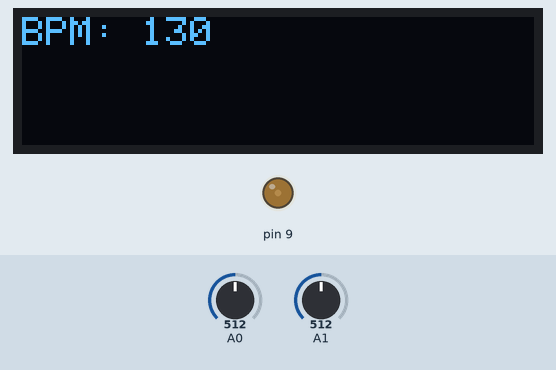
Bench run of a sketch on a simulated Arduino Uno, built with avr-gcc and run on an emulated ATmega328P. Parts: 128×32 one-colour display, output pins drawn as LEDs (lit = HIGH). The test bench sets the inputs (shaded band); at power-on: A0 = 512, A1 = 512.

Above: at 2.85 s.
3.4 s: A0 set to 716
6.0 s: A1 set to 0
At 6.9 s:
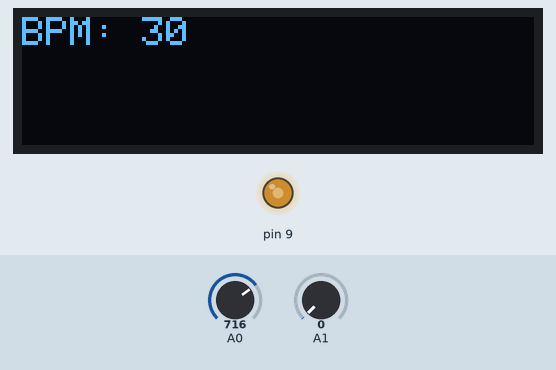
7.9 s: A0 set to 900
10.8 s: A1 set to 122
At 11.9 s:
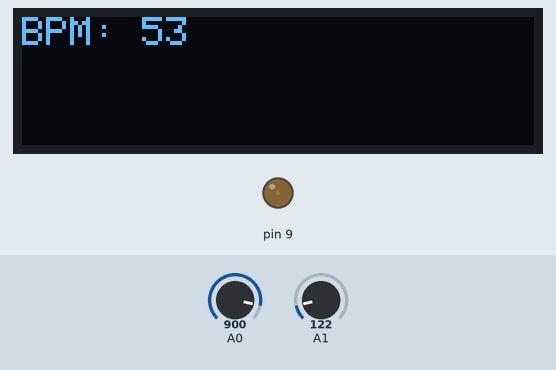
12.4 s: A1 set to 306
At 13.14 s:
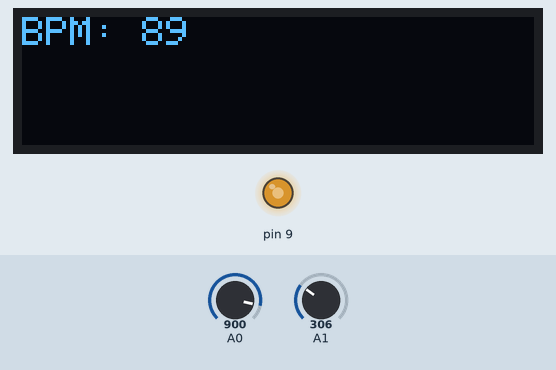
Timing chart, 0 to 15.4 s (numbered marks = the images above; inputs shaded):
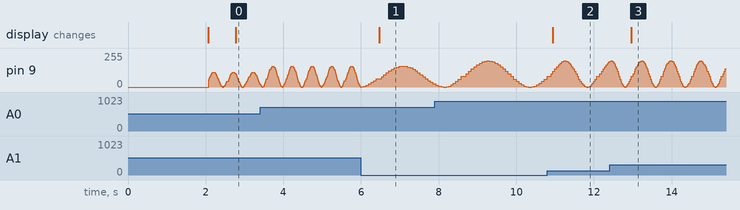

The sketch:

BHMpump.ino
```cpp
#include <SPI.h>
#include <Wire.h>
#include <Adafruit_GFX.h>
#include <Adafruit_SSD1306.h>

// The pins for I2C are defined by the Wire-library.
// On an arduino UNO:       A4(SDA), A5(SCL)
#define SCREEN_WIDTH 128 // in pixels
#define SCREEN_HEIGHT 32
#define OLED_RESET     4 // Reset pin #
#define SCREEN_ADDRESS 0x3C ///< See datasheet for Address; 0x3D for 128x64, 0x3C for 128x32
Adafruit_SSD1306 display(SCREEN_WIDTH, SCREEN_HEIGHT, &Wire, OLED_RESET);

//SickKids logo
#define SKLOGO_WIDTH    128
#define SKLOGO_HEIGHT   32
static const unsigned char PROGMEM skLogo_bmp[] =
{ 0x00, 0x00, 0x00, 0x00, 0x00, 0x00, 0x00, 0x00, 0x00, 0x00, 0x00, 0x00, 0x00, 0x00, 0x00, 0x00,
  0x00, 0x00, 0x1f, 0x00, 0x00, 0x00, 0x00, 0x00, 0x00, 0x00, 0x00, 0x00, 0x00, 0x00, 0x00, 0x00,
  0x00, 0x00, 0x3f, 0xc3, 0xe0, 0x00, 0x3e, 0x00, 0x78, 0x3c, 0x78, 0x00, 0xf0, 0x00, 0x00, 0x00,
  0x00, 0x00, 0xff, 0xc3, 0xe0, 0x00, 0x3e, 0x00, 0x78, 0x3c, 0x78, 0x00, 0xf0, 0x00, 0x00, 0x00,
  0x00, 0x00, 0xff, 0xe3, 0xe0, 0x00, 0x3e, 0x00, 0x78, 0x78, 0x78, 0x00, 0xf0, 0x00, 0x00, 0x00,
  0x00, 0x01, 0xff, 0xe3, 0xe0, 0x00, 0x3e, 0x00, 0x78, 0x78, 0x78, 0x00, 0xf0, 0x00, 0x00, 0x00,
  0x00, 0x01, 0xf1, 0xf0, 0x00, 0x00, 0x3e, 0x00, 0x78, 0x70, 0x00, 0x00, 0xf0, 0x00, 0x00, 0x00,
  0x00, 0x01, 0xf1, 0xf0, 0x00, 0x00, 0x3e, 0x00, 0x78, 0xf0, 0x00, 0x00, 0xf0, 0x00, 0x00, 0x00,
  0x00, 0x01, 0xf0, 0xf0, 0x00, 0x00, 0x3e, 0x00, 0x78, 0xf0, 0x00, 0x00, 0xf0, 0x00, 0x00, 0x00,
  0x00, 0x01, 0xf0, 0xf0, 0x00, 0x00, 0x3e, 0x00, 0x79, 0xe0, 0x00, 0x00, 0xf0, 0x00, 0x00, 0x00,
  0x00, 0x01, 0xf0, 0x03, 0xe0, 0xfc, 0x3e, 0x3c, 0x79, 0xe0, 0x00, 0x1c, 0xf0, 0x38, 0x00, 0x00,
  0x00, 0x01, 0xf8, 0x03, 0xe1, 0xfe, 0x3e, 0x78, 0x79, 0xc0, 0x78, 0x7f, 0xf0, 0xfe, 0x00, 0x00,
  0x00, 0x00, 0xfc, 0x03, 0xe3, 0xfe, 0x3e, 0x78, 0x7b, 0xe0, 0x78, 0x7f, 0xf1, 0xfe, 0x00, 0x00,
  0x00, 0x00, 0xfe, 0x03, 0xe3, 0xdf, 0x3e, 0x70, 0x7f, 0xe0, 0x78, 0x79, 0xf1, 0xc7, 0x00, 0x00,
  0x00, 0x00, 0x7f, 0x03, 0xe7, 0xcf, 0x3e, 0xf0, 0x7f, 0xe0, 0x78, 0xf0, 0xf3, 0xc7, 0x00, 0x00,
  0x00, 0x00, 0x7f, 0x83, 0xe7, 0xcf, 0x3f, 0xe0, 0x7f, 0xe0, 0x78, 0xf0, 0xf3, 0xc0, 0x00, 0x00,
  0x00, 0x00, 0x3f, 0xc3, 0xe7, 0xcf, 0x3f, 0xe0, 0x7f, 0xf0, 0x78, 0xf0, 0xf3, 0xc0, 0x00, 0x00,
  0x00, 0x00, 0x1f, 0xe3, 0xe7, 0xc4, 0x3f, 0xe0, 0x7f, 0xf0, 0x78, 0xf0, 0xf1, 0xe0, 0x00, 0x00,
  0x00, 0x00, 0x07, 0xf3, 0xef, 0xc0, 0x3f, 0xe0, 0x7e, 0xf0, 0x78, 0xf0, 0xf1, 0xf8, 0x00, 0x00,
  0x00, 0x00, 0x03, 0xf3, 0xef, 0xc0, 0x3f, 0xf0, 0x7c, 0xf0, 0x78, 0xf0, 0xf1, 0xfc, 0x00, 0x00,
  0x00, 0x00, 0x01, 0xf3, 0xef, 0xc0, 0x3f, 0xf0, 0x7c, 0x78, 0x78, 0xf0, 0xf0, 0xfe, 0x00, 0x00,
  0x00, 0x00, 0x00, 0xfb, 0xef, 0xc0, 0x3f, 0xf0, 0x78, 0x78, 0x78, 0xf0, 0xf0, 0x3f, 0x00, 0x00,
  0x00, 0x01, 0xf0, 0xfb, 0xe7, 0xc0, 0x3e, 0xf8, 0x78, 0x78, 0x78, 0xf0, 0xf0, 0x1f, 0x80, 0x00,
  0x00, 0x01, 0xf0, 0xfb, 0xe7, 0xc7, 0x3e, 0xf8, 0x78, 0x78, 0x78, 0xf0, 0xf0, 0x0f, 0x80, 0x00,
  0x00, 0x01, 0xf0, 0xfb, 0xe7, 0xc7, 0x3e, 0x78, 0x78, 0x7c, 0x78, 0xf0, 0xf0, 0x87, 0x80, 0x00,
  0x00, 0x00, 0xf0, 0xf3, 0xe7, 0xcf, 0x3e, 0x78, 0x78, 0x3c, 0x78, 0xf0, 0xf3, 0x87, 0x80, 0x00,
  0x00, 0x00, 0xff, 0xf3, 0xe7, 0xcf, 0x3e, 0x78, 0x78, 0x3c, 0x78, 0xf0, 0xf3, 0xc7, 0x80, 0x00,
  0x00, 0x00, 0xff, 0xf3, 0xe3, 0xff, 0x3e, 0x7c, 0x78, 0x3c, 0x78, 0x79, 0xf1, 0xef, 0x00, 0x00,
  0x00, 0x00, 0x7f, 0xe3, 0xe3, 0xfe, 0x3e, 0x7c, 0x78, 0x3e, 0x78, 0x7f, 0xf1, 0xff, 0x00, 0x00,
  0x00, 0x00, 0x3f, 0xc3, 0xe0, 0xfc, 0x3e, 0x3c, 0x78, 0x1e, 0x78, 0x3c, 0xf0, 0xfc, 0x00, 0x00,
  0x00, 0x00, 0x1f, 0x00, 0x00, 0x30, 0x00, 0x00, 0x00, 0x00, 0x00, 0x00, 0x00, 0x00, 0x00, 0x00,
  0x00, 0x00, 0x00, 0x00, 0x00, 0x00, 0x00, 0x00, 0x00, 0x00, 0x00, 0x00, 0x00, 0x00, 0x00, 0x00};


//initialize
double currentMillis = 0;
int pressure = 0;
int peakPressure = 0;
int n = 0;
int bpm = 60;
float period = 0;


// Pressure waveform lookup table, amplitude range:0 - 225
const int WAVEREZ = 32;
int waveform[WAVEREZ] = { 113,134,156,175,192,206,216,223,225,223,216,206,
192,175,156,134,113,91,69,50,33,19,9,2,0,2,9,19,33,50,69,91,};


void setup()
{
  pinMode(9, OUTPUT);
  //pinMode(10, OUTPUT);
  Serial.begin(9600);

  // SSD1306_SWITCHCAPVCC = generate display voltage from 3.3V internally
  if(!display.begin(SSD1306_SWITCHCAPVCC, SCREEN_ADDRESS))
  {
    Serial.println(F("SSD1306 allocation failed"));
    for(;;); // Don't proceed, loop forever
  }

  splash(2000);
}

void loop()
{
  //Serial.println(bpm); // debugging
  //display BPM & Pressure
  if (millis()%10 == 0)
  {
    display.clearDisplay();
    display.setCursor(0, 0);
    display.print(F("BPM: "));
    display.print(bpm);
    display.display();  // problem with timing here
  }

  analogWrite(9, pressure);
  peakPressure = map(analogRead(0), 0, 1023, 0, 255);

  if (n >= 0 && n < WAVEREZ)
  {
    pressure = map(waveform[n], 0, 255, 0, peakPressure);
    n ++;
  }
  else
  {
    n = 0;
  }

  bpm = map(analogRead(1), 0,1023, 30, 230);
  period = 60000 / (bpm * WAVEREZ); //convert BPM to cycle period
  currentMillis = millis();
  while(millis() <= currentMillis + period){ } //wait cycle period
}

void splash(int milliSplash)
{
  display.clearDisplay();
  //Logo
  display.drawBitmap(
    (display.width()  - SKLOGO_WIDTH ) / 2,
    (display.height() - SKLOGO_HEIGHT) / 2,
    skLogo_bmp, SKLOGO_WIDTH, SKLOGO_HEIGHT, 1);
  display.display();
  delay(milliSplash); // splash time
  display.clearDisplay();
  //text
  display.setTextSize(1);
  display.setTextColor(SSD1306_WHITE);
  display.setCursor(10, 15);
  display.print(F("HOST-BHM R2"));
  display.display();
}
```

Measured:
- after the input at 6.0 s, the display: changes after 0.46 s (image 1)
- after the input at 10.8 s, the display: changes after 0.14 s (image 2)
- after the input at 12.4 s, the display: changes after 0.57 s (image 3)
